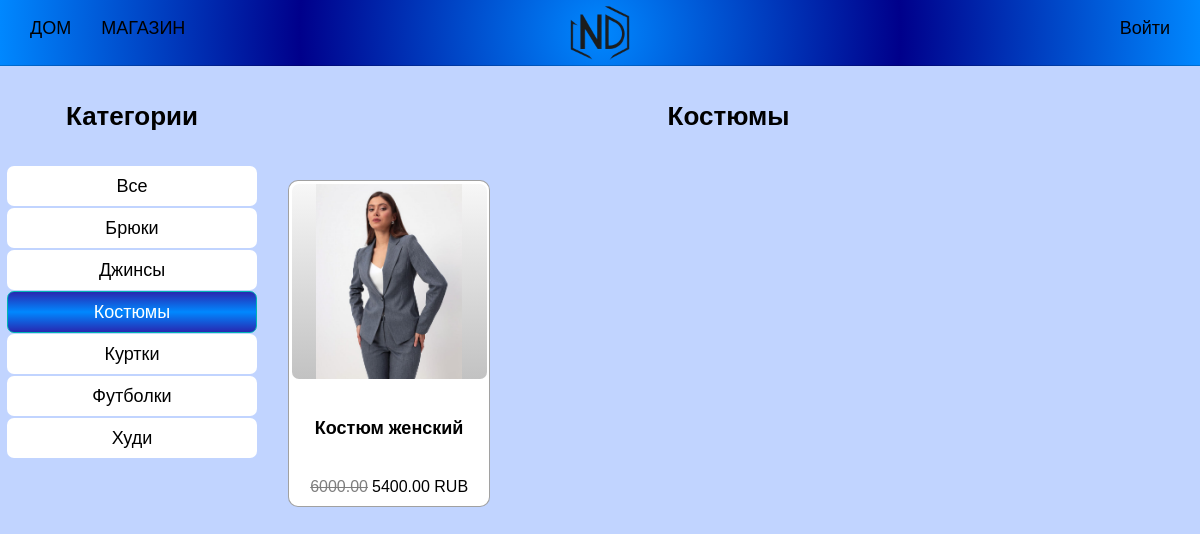
/shop/category/kostyumy/, run on the app's committed database.
### main/models.py (models this page shows, shortened)
class Category(models.Model):
    name  = models.CharField(max_length=20, unique=True)
    slug = models.SlugField(max_length=20, unique=True)
    class Meta:
        ordering = ['name']
        indexes = [models.Index(fields=['name'])]
        verbose_name = 'Category'
        verbose_name_plural = 'Categories'
    def get_absolute_url(self):
        return reverse('main:product_list_by_category', args=[self.slug])

class Product(models.Model):
    category = models.ForeignKey(Category, related_name='products',
                                 on_delete=models.PROTECT)
    name = models.CharField(max_length=50)
    slug = models.SlugField(max_length=50)
    image = models.ImageField(upload_to='products/%Y/%m/%d', blank=True)
    description = models.TextField(blank=True)
    gender = models.CharField(max_length=10, choices=GENDER, default='Женский')
    size = models.IntegerField(max_length=10, default=30)
    price = models.DecimalField(max_digits=10, decimal_places=2)
    available = models.BooleanField(default=True)
    created = models.DateTimeField(auto_now_add=True)
    updated = models.DateTimeField(auto_now=True)
    discount = models.DecimalField(default=0.00, max_digits=5,
                                   decimal_places=2)
    class Meta:
        ordering = ['name']
        indexes = [models.Index(fields=['id', 'slug']),
                   models.Index(fields=['name']),
                   models.Index(fields=['-created'])]
    def get_absolute_url(self):
        return reverse('main:product_detail', args=[self.slug])
    def sell_price(self):
        if self.discount:
            return round(self.price-self.price*self.discount/100, 2)
        return self.price

### main/views.py (the view)
# urls.py: path('shop/category/<slug:category_slug>/', views.product_list, name='product_list_by_category'),
def product_list(request, gender=None, category_slug=None):
    page = request.GET.get('page', 1)
    category = None
    categories = Category.objects.all()
    products = Product.objects.filter(available=True)
    if gender:
        products = products.filter(gender=gender)
    if category_slug:
        category = get_object_or_404(Category, slug=category_slug)
        products = products.filter(category=category)
    paginator = Paginator(products, 10)
    current_page = paginator.page(int(page))
    return render(request, 'main/product/list.html',
                  {'category':category,
                   'categories':categories,
                   'products':current_page,
                   'slug_url':category_slug,
                   'gender':gender})

### cart/context_processors.py (called while the page is built)
def cart(request):
    return {'cart': Cart(request)}

### main/templates/main/product/list.html (shortened to what this page needs)
{% extends 'main/base.html' %}
{% load static %}
{% block content %}
    <div class="llist">
        <div class="sidebar">
            <h4>Категории</h4>
            <ul>
                <li>
                    <a href="{% if gender == 'Женский' %}{% url 'main:product_list_women' %}
                    {% elif gender == 'Мужской' %}{% url 'main:product_list_men' %}
                    {% else %}{% url 'main:product_list' %}{% endif %}">
                        <div {% if not category %}class="selected"{% endif %}>
                            {% if gender == 'Женский' %}<h6>Женская одежда</h6>
                            {% elif gender == 'Мужской' %}<h6>Мужская одежда</h6>
                            {% else %}<h6>Все</h6>
                            {% endif %}
                        </div>
                    </a>
                </li>
                {% for c in categories %}
                    <li>
                        <a href="{% if gender == 'Женский' %}{{ c.get_women_url }}
                        {% elif gender == 'Мужской' %}{{ c.get_men_url }}
                        {% else %}{{ c.get_absolute_url }}{% endif %}">
                            <div {% if category.slug == c.slug %}class="selected"{% endif %}><h6>{{ c.name }}</h6></div>
                        </a>
                    </li>
                {% endfor %}
            </ul>
        </div>
        <div class="main">
            <div class="main-title">
                {% if category %}<h4>{{ category.name }}</h4>{% else %}<h4>Вся одежда</h4>{% endif %}
            </div>
            <div class="product-list">
                <div class="items">
                    {% for product in products %}
                        <div class="item">
                            <a href="{{ product.get_absolute_url }}" class="item-card">
                                <div class="div-img">
                                    <img src="{% if product.image %}{{ product.image.url }}{% else %}{% static 'img/no_image.png' %}{% endif %}" alt="" class="card-img">
                                </div>
                                <h5 class="title-card">{{ product.name }}</h5>
                                {% if product.discount %}
                                    <div class="cart_discount">
                                        <p class="line">{{ product.price }}</p>
                                        <p>{{ product.sell_price }} RUB</p>
                                    </div>
                                {% else %}
                                    <p class="price">{{ product.price }} RUB</p>
                                {% endif %}
                            </a>
                        </div>
                    {% endfor %}
                </div>
            </div>
        </div>
    </div>
{% endblock content %}

### main/static/css/base.css (style rules this page uses)
:root { --box-shadow: 0 0 20px rgb(0, 255, 255); --text-shadow: 0 0 10px rgb(0, 255, 255); --gradient-logo: radial-gradient(circle,rgba(0, 136, 255, 1) 0%, rgb(0, 0, 139) 50%, rgba(0, 136, 255, 1) 100%); --gradient-c: linear-gradient(180deg,rgba(40, 40, 176, 1) 0%, rgba(0, 136, 255, 1) 50%, rgba(40, 40, 176, 1) 100%); }
h4 { font-size: 26px; }
h5 { font-size: 18px; font-weight: 600; }
h6 { font-size: 18px; font-weight: 500; }
body { background-color: rgb(193, 212, 255); margin: 0; padding: 0; font-family:'Lucida Sans', 'Lucida Sans Regular', 'Lucida Grande', 'Lucida Sans Unicode', Geneva, Verdana, sans-serif; font-size: 18px; }
ul { list-style: none; padding: 0; }
a { text-decoration: none; color: black; }
.items { display: grid; grid-template-columns: repeat(auto-fill, minmax(205px, 1fr)); grid-auto-rows: 330px; justify-items: center; align-items: center; overflow-y: auto; overflow-x: hidden; padding: 12px; box-sizing: border-box; max-height: calc(100vh - 176px); scrollbar-width: thin; }
.item { width: 200px; height: 325px; border: 1px solid rgba(0, 0, 0, 0.37); border-radius: 10px; transition: all 0.2s linear; background-color: white; }
.item-card { display: flex; flex-direction: column; justify-content: space-between ; align-items: center; width: 200px; height: 325px; border-radius: 10px; }
.div-img { position: relative; display: flex; justify-content: center; align-items: center; width: 195px; height: 195px; margin-top: 3px; border-radius: 7px; background-image: linear-gradient(180deg, rgba(247, 247, 247, 1) 0%, rgb(194, 194, 194) 100%); z-index: 0; }
.card-img { position: absolute; width: auto; height: 195px; }
.title-card { margin: 35px 0 0 0; max-width: 195px; }
.cart_discount { display: flex; gap: 4px; margin: 35px 0 10px 0; max-width: 195px; }
.cart_discount p { font-size: 16px; padding: 0; margin: 0; }
.line { opacity: 0.5; text-decoration: line-through; }
.llist { display: flex; box-sizing: border-box; max-width: 1600px; margin: 0 7px; gap: 7px; overflow: hidden; }
.main { display: flex; text-align: center; flex-direction: column; width: 100%; }
.sidebar { width: 250px; display: flex; text-align: center; align-items: center; flex-direction: column; }
.sidebar ul { display: flex; flex-direction: column; justify-content: center; align-items: center; width: 250px; margin: 0 auto; row-gap: 2px; }
.sidebar ul li { background-color: #fff; height: 40px; width: 250px; border-radius: 7px; z-index: 0; }
.sidebar ul li a { display: flex; justify-content: center; align-items: center; height: 40px; width: 250px; border-radius: 7px; }
.sidebar ul li a h6 { margin: 0; padding: 0; }
.selected { color: white; display: flex; height: 40px; width: 250px; justify-content: center; align-items: center; border: 1px solid rgb(0, 180, 180); background-image: var(--gradient-c); border-radius: 7px; }

### data on the page
Category: name "Брюки"
Category: name "Джинсы"
Category: name "Костюмы"
Category: name "Куртки"
Category: name "Футболки"
Category: name "Худи"
Product: image (picture), name "Костюм женский", price "6000.00", sell_price "5400.00"
